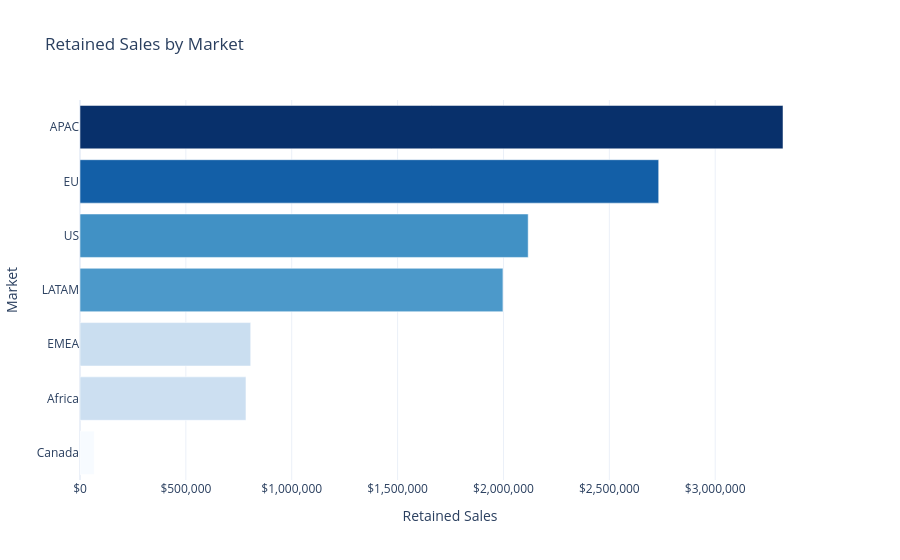

Notebook cell for this chart:
### Code cell
market_chart_data = market_summary.sort_values(
    "total_sales",
    ascending=True,
)

fig_market_sales = px.bar(
    market_chart_data,
    x="total_sales",
    y="market",
    orientation="h",
    color="total_sales",
    color_continuous_scale="Blues",
    title="Retained Sales by Market",
    labels={
        "market": "Market",
        "total_sales": "Retained Sales",
    },
    hover_data={
        "total_profit": ":$,.2f",
        "profit_margin": ":.1%",
        "total_orders": ":,",
        "average_order_value": ":$,.2f",
    },
    template="plotly_white",
)

fig_market_sales.update_xaxes(tickprefix="$", tickformat=",")
fig_market_sales.update_layout(coloraxis_showscale=False)
fig_market_sales.show()

### Figure 1 — Plotly figure (JSON) as saved in the notebook; plotly's stock layout.template omitted (floating-point values rounded to 4 significant figures)
{"data": [{"customdata": [[17820.0, 0.2662, 201.0, 333.0], [88870.0, 0.1134, 2232.0, 351.2], [43900.0, 0.05445, 2462.0, 327.4], [205000.0, 0.1026, 4841.0, 412.6], [263200.0, 0.1243, 4713.0, 449.1], [341200.0, 0.1248, 4309.0, 634.3], [389300.0, 0.1173, 5141.0, 645.8]], "hovertemplate": "Retained Sales=%{marker.color}<br>Market=%{y}<br>total_profit=%{customdata[0]:$,.2f}<br>profit_margin=%{customdata[1]:.1%}<br>total_orders=%{customdata[2]:,}<br>average_order_value=%{customdata[3]:$,.2f}<extra></extra>", "legendgroup": "", "marker": {"color": [66930.0, 783800.0, 806200.0, 1998000.0, 2117000.0, 2733000.0, 3320000.0], "coloraxis": "coloraxis", "pattern": {"shape": ""}}, "name": "", "orientation": "h", "showlegend": false, "textposition": "auto", "type": "bar", "x": [66930.0, 783800.0, 806200.0, 1998000.0, 2117000.0, 2733000.0, 3320000.0], "xaxis": "x", "y": ["Canada", "Africa", "EMEA", "LATAM", "US", "EU", "APAC"], "yaxis": "y"}], "layout": {"barmode": "relative", "coloraxis": {"colorbar": {"title": {"text": "Retained Sales"}}, "colorscale": [[0, "rgb(247,251,255)"], [0.125, "rgb(222,235,247)"], [0.25, "rgb(198,219,239)"], [0.375, "rgb(158,202,225)"], [0.5, "rgb(107,174,214)"], [0.625, "rgb(66,146,198)"], [0.75, "rgb(33,113,181)"], [0.875, "rgb(8,81,156)"], [1, "rgb(8,48,107)"]], "showscale": false}, "legend": {"tracegroupgap": 0}, "title": {"text": "Retained Sales by Market"}, "xaxis": {"anchor": "y", "domain": [0, 1], "tickformat": ",", "tickprefix": "$", "title": {"text": "Retained Sales"}}, "yaxis": {"anchor": "x", "domain": [0, 1], "title": {"text": "Market"}}}}
